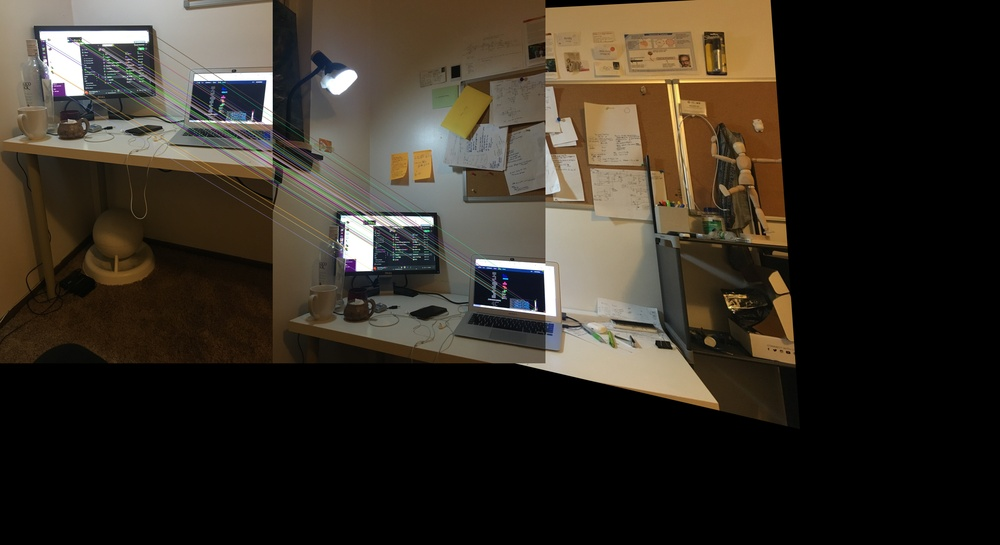
#> input picture adding3rd.jpg, 1000 x 545 px, shrunk from 5544 x 3024 before the run
$ python -i utils.py   (imports and definitions only)
#> lines starting #> are read from the running program, lines starting #| are printed output that depends on the picture; after the words box and inside, x2 and y2 are one past the last pixel; in counts of white or black regions, pixels touching at a corner belong together
#> further down, picture is the input picture: shape (545, 1000, 3); mean B, G, R 37.6, 47.1, 53.9
import cv2
import numpy as np


# About feature detection and matching:
    # kps is keypoints, it's literally a list of KeyPoints with .pt location, .angle, .octave, .size and some stuff
    # descs is descriptors of each keypoint. len(desc[i]) == len(kps[i]). Apparently when the descriptors are similar for different keypoints, it means that the keypoints are similar.

########### debug functions
# # Draw keypoints onto an image
# yea = cv2.drawKeypoints(deskIms[0], kps[0], deskIms[0].copy(), flags = cv2.DRAW_MATCHES_FLAGS_DRAW_RICH_KEYPOINTS)
# cv2.imwrite("keyIm.jpg", yea)


# # For debugging keypoint matching: draw lines between two images to link matching descriptors
# img3 = cv2.drawMatches(deskIms[0],kps[0],deskIms[1],kps[1],matches01,None)
# cv2.imwrite("keyIm.jpg", img3)

# Init a FLANN feature matcher
FLANN_INDEX_KDTREE = 0
# index_params = dict(algorithm = FLANN_INDEX_KDTREE, trees = 5) # use for SIFT features
index_params = dict(algorithm = 6, # Use for ORB features
                    table_number = 6,
                    key_size = 12)
search_params = dict(checks=50)   # or pass empty dictionary
flann = cv2.FlannBasedMatcher(index_params,search_params)

# [64 lines left out: functions drawKeypointsAcross, find_good_matches, getGoodMatches, addImage, not called in this run]


def cropOutBlack(im):
    gray = cv2.cvtColor(im, cv2.COLOR_BGR2GRAY)
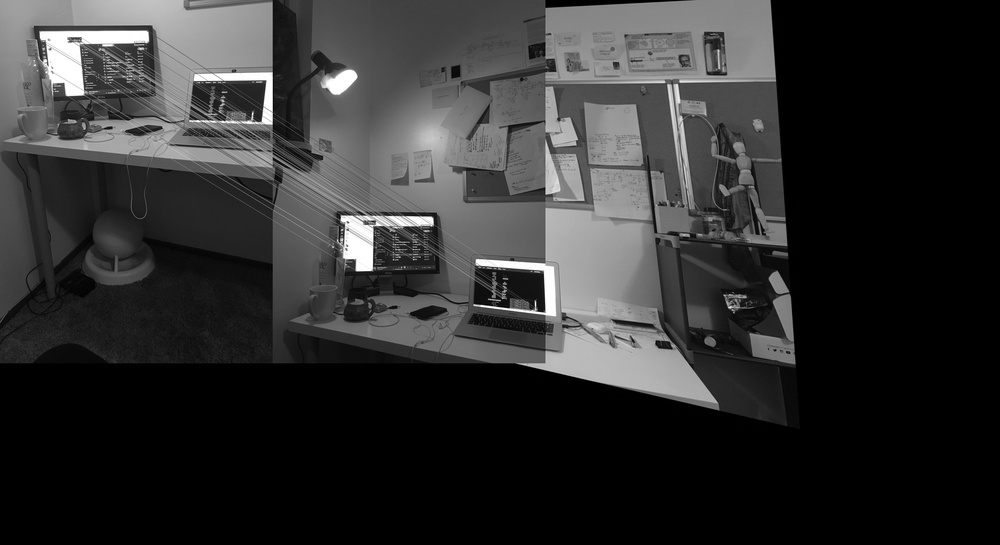
#> gray: shape (545, 1000); min 0, max 255, mean 48
    _, thresh = cv2.threshold(gray, 1, 255, cv2.THRESH_BINARY)
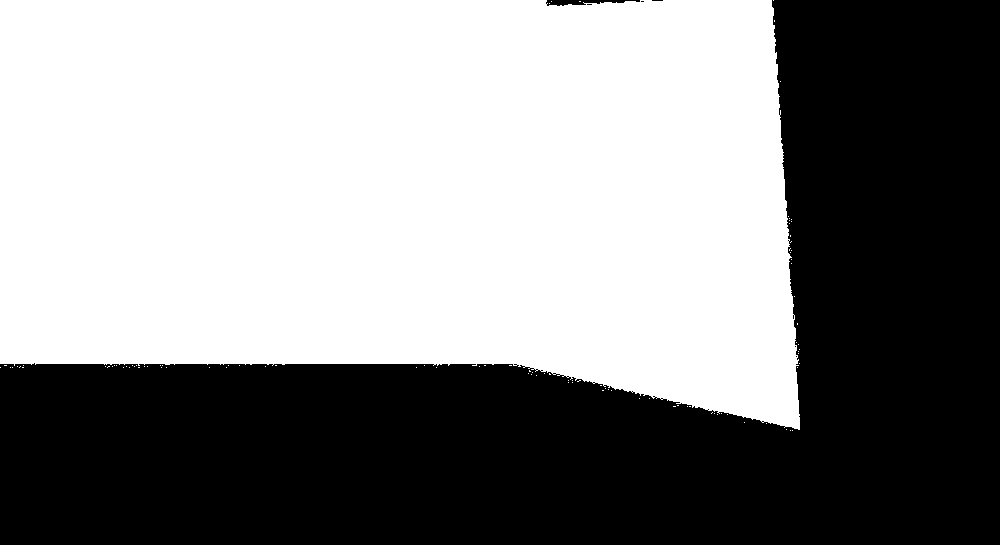
#> thresh: shape (545, 1000); 54.1% white; 7 black regions (5 under 20 px)
    contours, hierarchy = cv2.findContours(thresh, cv2.RETR_EXTERNAL,
                                           cv2.CHAIN_APPROX_SIMPLE)
#> contours = 100 contours, 99 with area under 20; largest, box (x1, y1, x2, y2) and area: (0, 0, 800, 430) 293602
    cnt = contours[0]
#> cnt = [[792, 430]]
    x, y, w, h = cv2.boundingRect(cnt)
#> x = 792; y = 430; w = 1; h = 1
    # return im[x:(x+w), y:(y+h)]
    return im[y:(y+h),x:(x+w)]


# [35 lines left out: function perspectiveWarpPreserveBounds, not called in this run]


# [11 lines of commented-out code are left out]

>>> import cv2
>>> picture = cv2.imread('adding3rd.jpg')
>>> result = cropOutBlack(picture)
#> result = [[2, 2, 2]]

$ run again, on keyIm2.jpg
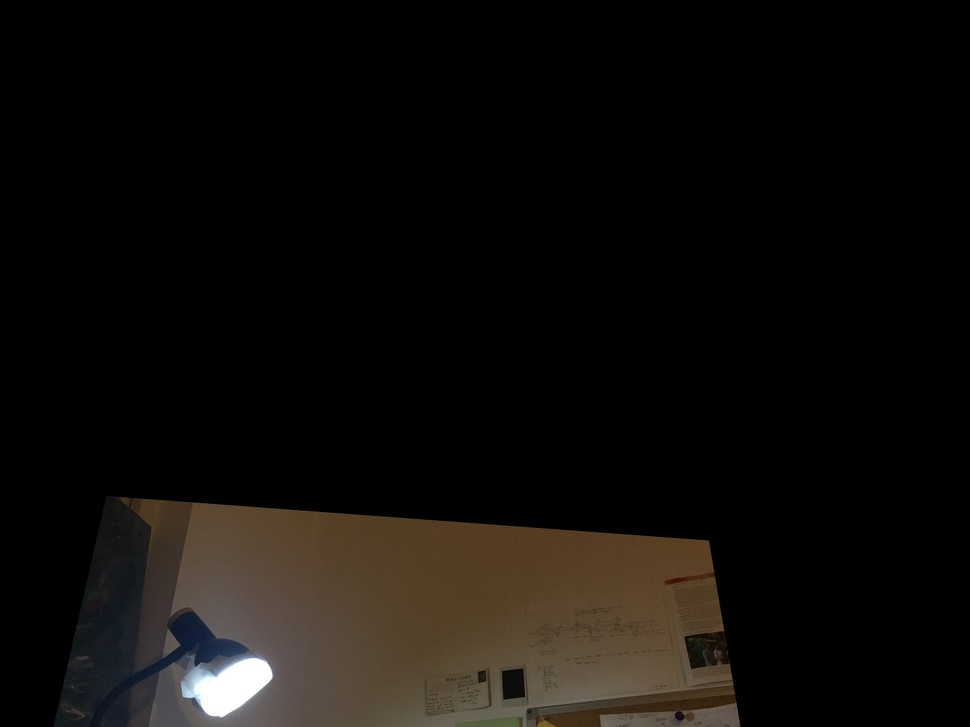
#> input picture keyIm2.jpg, 970 x 727 px, shrunk from 2016 x 1512 before the run
#> picture is the input picture: shape (727, 970, 3); mean B, G, R 10.6, 13.2, 15.7
#> in cropOutBlack, `gray = cv2.cvtColor(im, cv2.COLOR_BGR2GRAY)`:
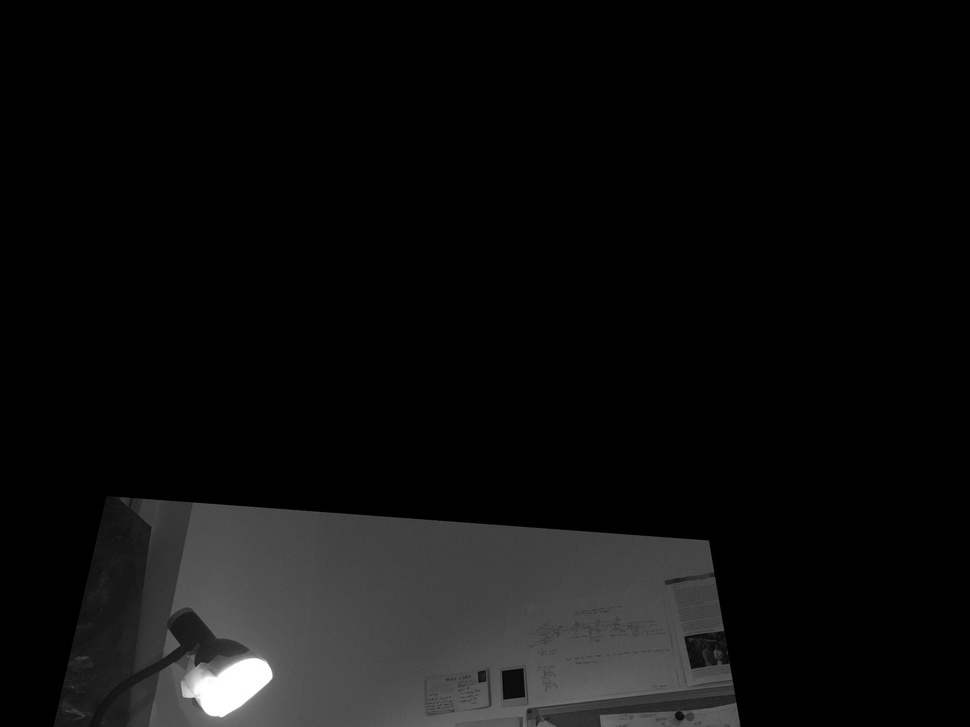
#> gray: shape (727, 970); min 0, max 255, mean 13.7
#> in cropOutBlack, `_, thresh = cv2.threshold(gray, 1, 255, cv2.THRESH_BINARY)`:
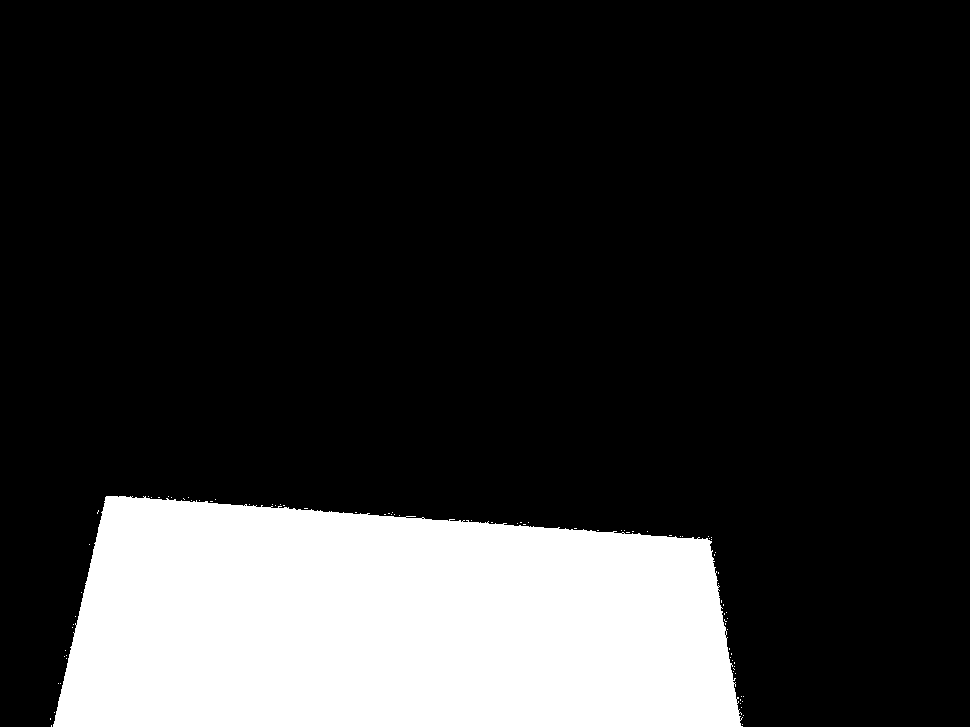
#> thresh: shape (727, 970); 19.3% white; 89 white regions (88 under 20 px)
#> contours = 89 contours, 88 with area under 20; largest, box (x1, y1, x2, y2) and area: (53, 496, 743, 727) 134830
#> cnt = [[51, 725], [51, 726]]
#> x = 51; y = 725; w = 1; h = 2
#> result = [[2, 2, 2], [2, 2, 2]]
